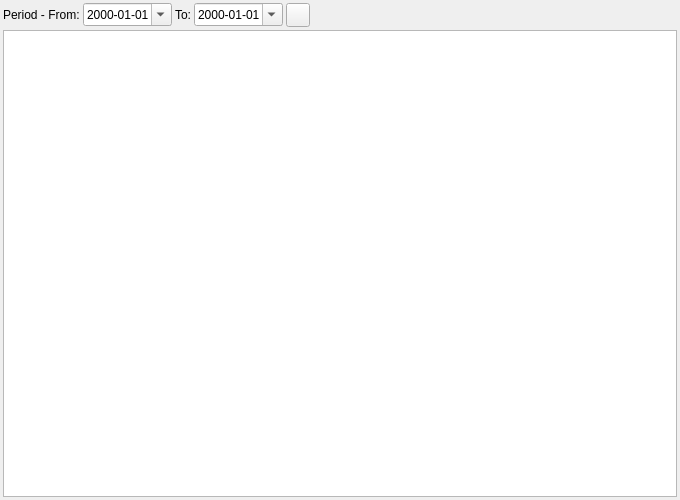
<?xml version="1.0" encoding="UTF-8"?>
<ui version="4.0">
 <class>ACC_DocTransReportWidget</class>
 <widget class="QWidget" name="ACC_DocTransReportWidget">
  <property name="geometry">
   <rect>
    <x>0</x>
    <y>0</y>
    <width>680</width>
    <height>500</height>
   </rect>
  </property>
  <property name="windowTitle">
   <string>Dialog</string>
  </property>
  <layout class="QGridLayout" name="gridLayout_2">
   <property name="leftMargin">
    <number>3</number>
   </property>
   <property name="topMargin">
    <number>3</number>
   </property>
   <property name="rightMargin">
    <number>3</number>
   </property>
   <property name="bottomMargin">
    <number>3</number>
   </property>
   <property name="spacing">
    <number>3</number>
   </property>
   <item row="0" column="0">
    <layout class="QHBoxLayout" name="horizontalLayout_2">
     <item>
      <widget class="QLabel" name="label">
       <property name="text">
        <string>Period - From:</string>
       </property>
      </widget>
     </item>
     <item>
      <widget class="QDateEdit" name="dtFrom">
       <property name="displayFormat">
        <string>yyyy-MM-dd</string>
       </property>
       <property name="calendarPopup">
        <bool>true</bool>
       </property>
      </widget>
     </item>
     <item>
      <widget class="QLabel" name="label_2">
       <property name="text">
        <string>To:</string>
       </property>
      </widget>
     </item>
     <item>
      <widget class="QDateEdit" name="dtTo">
       <property name="displayFormat">
        <string>yyyy-MM-dd</string>
       </property>
       <property name="calendarPopup">
        <bool>true</bool>
       </property>
      </widget>
     </item>
     <item>
      <widget class="QToolButton" name="pbRefresh">
       <property name="minimumSize">
        <size>
         <width>24</width>
         <height>24</height>
        </size>
       </property>
       <property name="maximumSize">
        <size>
         <width>24</width>
         <height>24</height>
        </size>
       </property>
       <property name="toolTip">
        <string>Refresh trial balance</string>
       </property>
       <property name="text">
        <string/>
       </property>
       <property name="icon">
        <iconset resource="../../../db/src/gui/db.qrc">
         <normaloff>:/images/icons/arrow_refresh.png</normaloff>:/images/icons/arrow_refresh.png</iconset>
       </property>
      </widget>
     </item>
     <item>
      <spacer name="horizontalSpacer_2">
       <property name="orientation">
        <enum>Qt::Horizontal</enum>
       </property>
       <property name="sizeHint" stdset="0">
        <size>
         <width>40</width>
         <height>20</height>
        </size>
       </property>
      </spacer>
     </item>
    </layout>
   </item>
   <item row="1" column="0">
    <widget class="RB_TextEdit" name="te"/>
   </item>
  </layout>
 </widget>
 <customwidgets>
  <customwidget>
   <class>RB_TextEdit</class>
   <extends>QTextEdit</extends>
   <header location="global">rb_textedit.h</header>
  </customwidget>
 </customwidgets>
 <resources>
  <include location="../../../db/src/gui/db.qrc"/>
 </resources>
 <connections/>
</ui>
